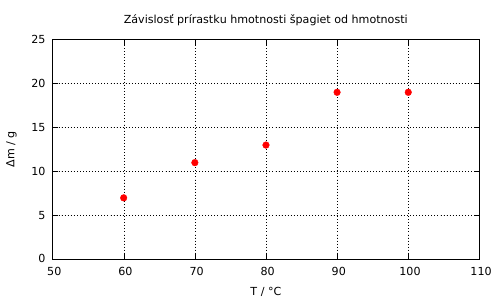

Write the gnuplot code that produced this figure.
set terminal pdf
set datafile separator ","
set key off
set grid
set output "task4-graph1.pdf"
set yrange[0:25]
set xrange[50:110]
set xlabel "T / °C"
set ylabel "Δm / g"
set title "Závislosť prírastku hmotnosti špagiet od hmotnosti"
plot "task4-data1.csv" pt 7 ps 0.8
